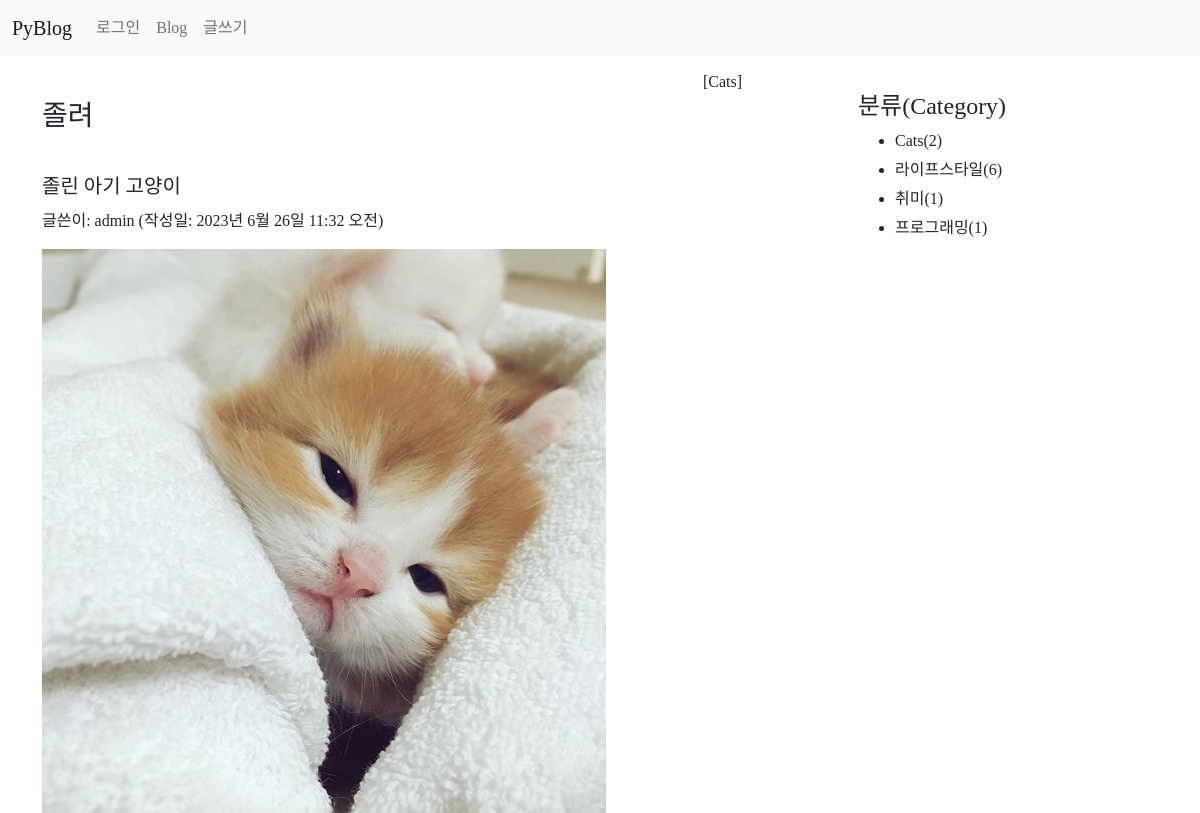
Screenshot of /blog/20/ with the database file from the repository.
### blog/models.py (models this page shows, shortened)
class Post(models.Model):
    author = models.ForeignKey(User, on_delete=models.CASCADE)
    title = models.CharField(max_length=100)  #제목
    content = models.TextField()              #내용
    pub_date = models.DateTimeField()         #발행일
    modify_date = models.DateTimeField(null=True, blank=True) #입력 폼이 비어도 됨
    photo = models.ImageField(upload_to='blog/images/%Y/%m/%d/',
                    null=True, blank=True)  #null 허용, 파일을 첨부하지 않을수 있음
    file = models.FileField(upload_to='blog/files/%y/%m/%d',
                            null=True, blank=True)
    category = models.ForeignKey(Category, null=True, blank=True,
                    on_delete=models.SET_NULL)

class Category(models.Model):
    name = models.CharField(max_length=50, unique=True)
    slug = models.SlugField(max_length=200, unique=True,
                allow_unicode=True)
    def __str__(self):
        return self.name
    class Meta:
        ordering = ['name']  # 이름순 정렬
        verbose_name = 'category'
        verbose_name_plural = 'categories'

### blog/views.py (the view)
# urls.py: path('<int:post_id>/', views.detail, name='detail'), #상세 페이지
def detail(request, post_id):
    post = Post.objects.get(id=post_id)
    categories = Category.objects.all()  # 카테고리 전체 검색
    context = {'post': post, 'categories': categories}
    return render(request, 'blog/detail.html', context)

### templates/blog/detail.html (shortened to what this page needs)
{% extends 'base.html' %}
{% block content %}
<div class="container my-3">
    <section id="detail">
        {% if post.category %}
            <h6 class="text-end">[{{ post.category }}]</h6>
        {% endif %}
        <h3>{{ post.title }}</h3>
        <h5 style="white-space: pre-line; line-height: 1.5">
            {{ post.content }}
        </h5>
        <p>글쓴이: {{ post.author }} (작성일: {{ post.pub_date }})</p>
        {% if post.photo %}
            <img src="{{ post.photo.url }}">
        {% endif %}
    </section>
    <aside id="category">
        <h4>분류(Category)</h4>
        <div>
            <ul>
                {% for category in categories %}
                    <li>{{ category.name }}({{ category.post_set.count }})</li>
                {% endfor %}
            </ul>
        </div>
    </aside>
</div>
{% endblock %}

### static/blog/css/style.css (style rules this page uses)
body { font-family: 'omyu_pretty'; }
#detail { width: 700px; float: left; }
#category { width: 200px; float: right; margin: 20px 100px 0 0; }
#category ul li { margin: 5px; }

### rows the page displays
Post: category "Cats", title "졸려", content "졸린 아기 고양이", author "admin", pub_date "2023년 6월 26일 11:32 오전", photo (picture)
Category: name "Cats", post_set.count "2"
Category: name "라이프스타일", post_set.count "6"
Category: name "취미", post_set.count "1"
Category: name "프로그래밍", post_set.count "1"
